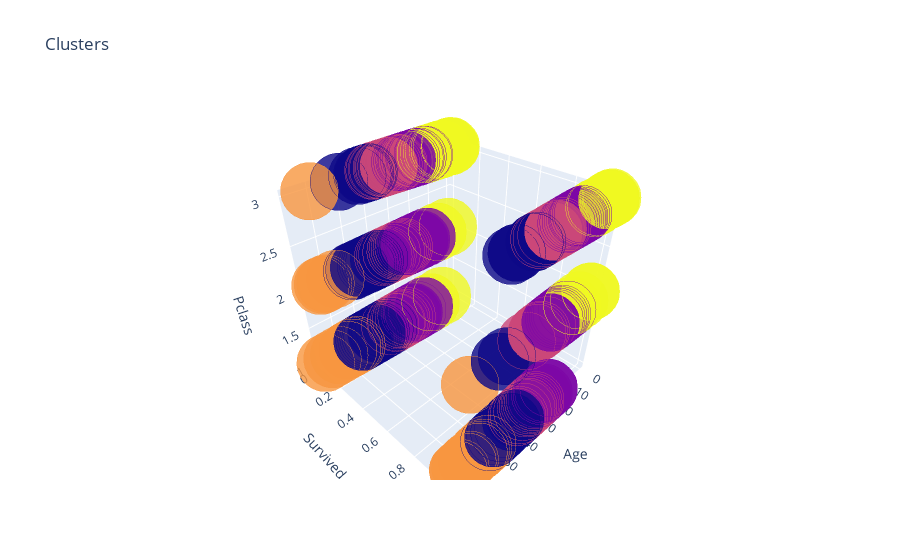

Notebook code for this chart:
### Code cell
#По графику видим, что наиболее подходящее число кластеров для KMeans будет равно 5
algorithm = (KMeans(n_clusters = 5 ,init='k-means++', n_init = 10 ,max_iter=300, 
                        tol=0.0001,  random_state= 111  , algorithm='elkan') )
algorithm.fit(X3)
labels3 = algorithm.labels_
centroids3 = algorithm.cluster_centers_

df['label3'] =  labels3
trace1 = go.Scatter3d(
    x= df['Age'],
    y= df['Survived'],
    z= df['Pclass'],
    mode='markers',
     marker=dict(
        color = df['label3'], 
        size= 20,
        line=dict(
            color= df['label3'],
            width= 12
        ),
        opacity=0.8
     )
)
data = [trace1]
layout = go.Layout(
#     margin=dict(
#         l=0,
#         r=0,
#         b=0,
#         t=0
#     )
    title= 'Clusters',
    scene = dict(
            xaxis = dict(title  = 'Age'),
            yaxis = dict(title  = 'Survived'),
            zaxis = dict(title  = 'Pclass')
        )
)
fig = go.Figure(data=data, layout=layout)
py.offline.iplot(fig)

### Figure 1 — Plotly figure (JSON) as saved in the notebook; plotly's stock layout.template omitted (floating-point values rounded to 4 significant figures; data arrays with more than 128 entries replaced by an {"elided": "..."} marker saying what was removed)
{"data": [{"marker": {"color": {"elided": "414 int values"}, "line": {"color": {"elided": "414 int values"}, "width": 12}, "opacity": 0.8, "size": 20}, "mode": "markers", "type": "scatter3d", "x": {"elided": "414 float values"}, "y": {"elided": "414 int values"}, "z": {"elided": "414 int values"}}], "layout": {"scene": {"xaxis": {"title": {"text": "Age"}}, "yaxis": {"title": {"text": "Survived"}}, "zaxis": {"title": {"text": "Pclass"}}}, "title": {"text": "Clusters"}}}
